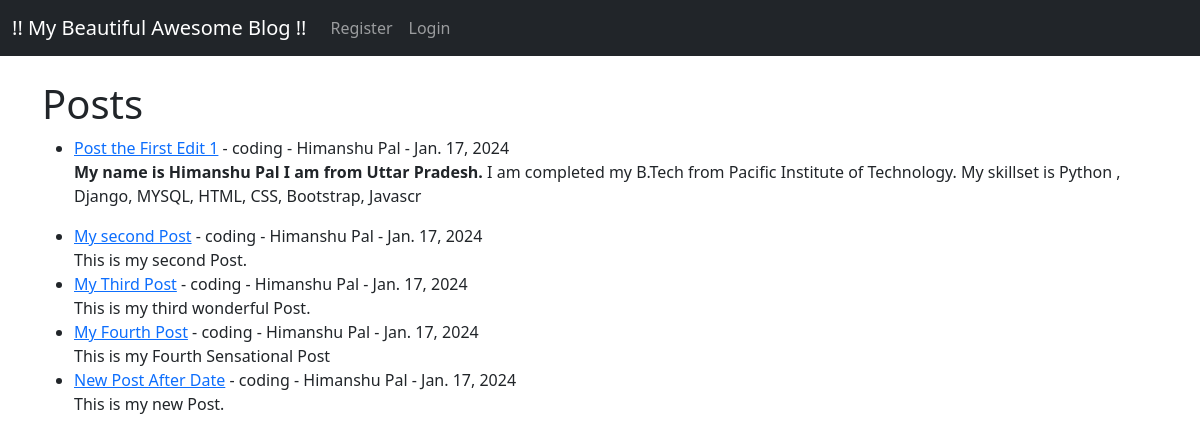
Page /app/ on the earlier database version.
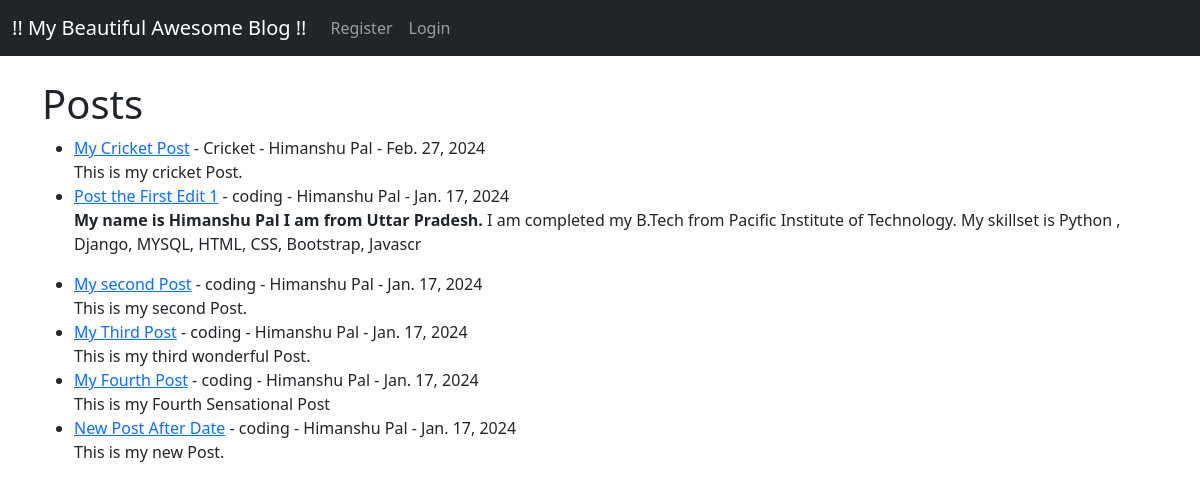
Same page on the later database version.
### app/models.py (models this page shows, shortened)
class Post(models.Model):
    title = models.CharField(max_length=255)
    title_tag = models.CharField(max_length=255)
    author = models.ForeignKey(User,on_delete=models.CASCADE)
    body = models.TextField()
    post_date = models.DateField(auto_now_add=True)
    category = models.CharField(max_length=255, default='coding')

### app/views.py (the view)
# urls.py: path('',HomeView.as_view(),name="home"),
class HomeView(ListView):
    model = Post
    template_name = 'home.html'
    ordering = ['-post_date']

### app/templates/home.html (shortened to what this page needs)
{% extends 'base.html' %}
{% block content %}
        <h1>Posts</h1>
        <ul>
        {% for post in object_list %}
           <li><a href="{% url 'article-detail' post.pk %}">
           {{ post.title }}</a> -
           {{ post.category}} -
           {{ post.author.first_name }}
           {{ post.author.last_name }} -
           {{ post.post_date }}
           <br>
           {{ post.body|slice:":200" | safe }}
           </li>
        {% endfor %}
        </ul>
{% endblock %}

### app/templates/base.html (shortened to what this page needs)
<!doctype html>
<html lang="en">
  <head>
    <link href="https://cdn.jsdelivr.net/npm/bootstrap@5.3.2/dist/css/bootstrap.min.css" rel="stylesheet">
  </head>
  <body>
    <nav class="navbar navbar-expand-lg navbar-dark bg-dark">
      <div class="container-fluid">
        <a class="navbar-brand" href="{% url "home" %}">!! My Beautiful Awesome Blog !!</a>
        <div class="collapse navbar-collapse" id="navbarSupportedContent">
          <ul class="navbar-nav me-auto mb-2 mb-lg-0">
            {% if user.is_authenticated %}
              <li class="nav-item">
                <a class="nav-link" href="{% url 'add_post' %}">Add Post</a>
              </li>
              <li class="nav-item">
                <a class="nav-link" href="{% url 'add_category' %}">Add Category</a>
              </li>
              <li class="nav-item">
                <a class="nav-link" href="{% url 'logout' %}">Logout</a>
              </li>
            {% else %}
              <li class="nav-item">
                <a class="nav-link" href="{% url 'register' %}">Register</a>
              </li>
              <li class="nav-item">
                <a class="nav-link" href="{% url 'login' %}">Login</a>
              </li>
            {% endif %}
          </ul>
        </div>
      </div>
    </nav>
    <br>
    <div class="container">
        {% block content %}
        {% endblock %}
    </div>
  </body>
</html>

Differences in the rows shown:
added Post: title "My Cricket Post", category "Cricket", author.first_name "Himanshu", author.last_name "Pal", post_date "Feb. 27, 2024", body "This is my cricket Post."
